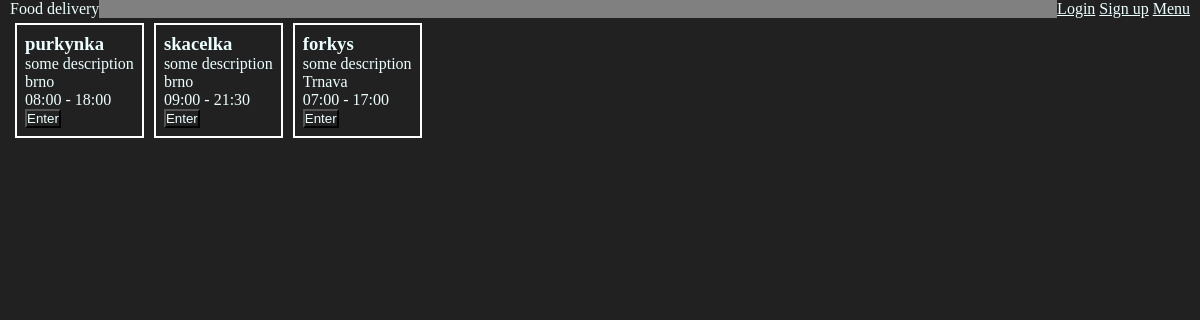
Before: / with the older database file.
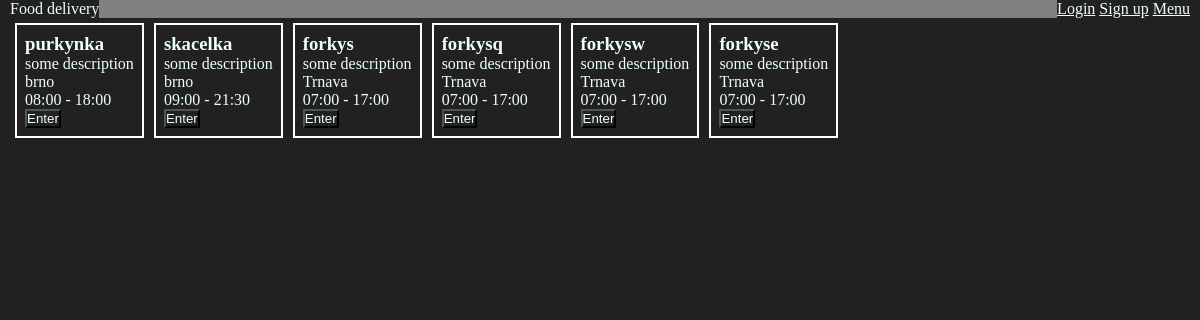
After: the same page with the newer database file.
### tables this page shows
CREATE TABLE restaurant (
  restaurantId INT AUTO_INCREMENT NOT NULL PRIMARY KEY,
  name VARCHAR(50),
  description VARCHAR(50),
  town VARCHAR(50),
  street VARCHAR(50),
  zip INT,
  phoneNumber INT,
  openingTime TIME,
  closureTime TIME
);

### index.php (the view, shortened to what this page needs)
<link rel="stylesheet" type="text/css" href="styles/style.css">
<?php
include "src/header.php";
$servername = "localhost";
$username = "iisUser";
$password = "iisPassword";
$dbName = "iisDb";
try {
    $pdo = new PDO("mysql:host=$servername;dbname=$dbName", $username, $password);
    $pdo->setAttribute(PDO::ATTR_ERRMODE, PDO::ERRMODE_EXCEPTION);
    $data = $pdo->query("SELECT name, description, town, TIME_FORMAT(openingTime, '%H:%i'), TIME_FORMAT(closureTime, '%H:%i')  FROM restaurant")->fetchAll(PDO::FETCH_ASSOC);
    echo <<<HTML
    <div class="main-page-container">
        <div id="restaurantCards">
HTML;
    foreach ($data as $restaurant){
        echo <<<HTML
            <div id="restaurantCard">
                <h3>{$restaurant['name']}</h3>
                <p>{$restaurant['description']}</p>
                <p>{$restaurant['town']}</p>
                <p>{$restaurant["TIME_FORMAT(openingTime, '%H:%i')"]} - {$restaurant["TIME_FORMAT(closureTime, '%H:%i')"]}</p>
                <button>Enter</button>
            </div>
HTML;
    }
    echo <<<HTML
        </div>
    </div>
HTML;
    }
catch(PDOException $e)
    {
        echo "Connection failed: " . $e->getMessage();
    }
?>

### src/header.php (shortened to what this page needs)
<!DOCTYPE html>
<html lang="en">
<head>
    <link rel="stylesheet" href="styles/header-style.css">
    <link rel="stylesheet" href="styles/style.css">
</head>
<body>
    <div class="main-page-container">
        <div class="main-header">
            <p>Food delivery</p>
            <div class="header-nav">
                <a class="login-nav-button" href="#">Login</a>
                <a href="#">Sign up</a>
                <a href="#">Menu</a>
            </div>
        </div>
    </div>
</body>
</html>

### styles/style.css (style rules this page uses)
* { background-color:#212121;color:#EEFFFF; box-sizing: border-box; margin: 0; padding: 0; }
#restaurantCards { display: flex; flex-wrap: wrap; }
#restaurantCard { border: 2px solid white; padding: 8px; margin: 5px; }
.main-page-container { max-width: 1300px; margin: 0 auto; padding: 0 10px; position: relative; }

### styles/header-style.css (style rules this page uses)
.main-header { display: flex; justify-content: space-between; background-color: gray; }

Changed rows visible on the page:
added restaurant: name "forkysq", description "some description", town "Trnava", TIME_FORMAT "07:00", TIME_FORMAT "17:00"
added restaurant: name "forkysw", description "some description", town "Trnava", TIME_FORMAT "07:00", TIME_FORMAT "17:00"
added restaurant: name "forkyse", description "some description", town "Trnava", TIME_FORMAT "07:00", TIME_FORMAT "17:00"
